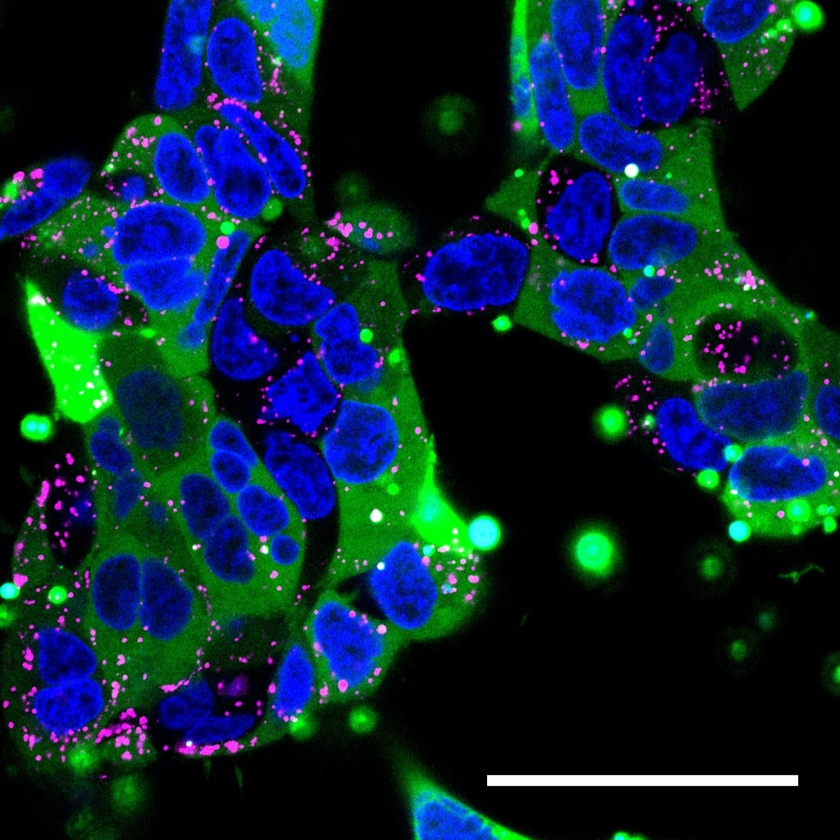
%> input picture clase14/celulas.jpg, 840 x 840 px, shrunk from 1440 x 1440 before the run
$ octave ejercicioClase.m   (GNU Octave 9; MATLAB toolbox functions it lacks are replaced by stand-ins)
%> lines starting %> are read from the running program, lines starting %| are printed output that depends on the picture
close all
clear
clc

im = imread("celulas.jpg");
%> im is the input picture: size 840x840x3 uint8; mean R, G, B 10.1, 37.3, 51.1
    figure,imshow(im);

hsv = rgb2hsv(im);
%> hsv: size 840x840x3 double; mean H, S, V 0.342, 0.606, 0.282
      figure,imshow(hsv);

H = hsv(:,:,1);
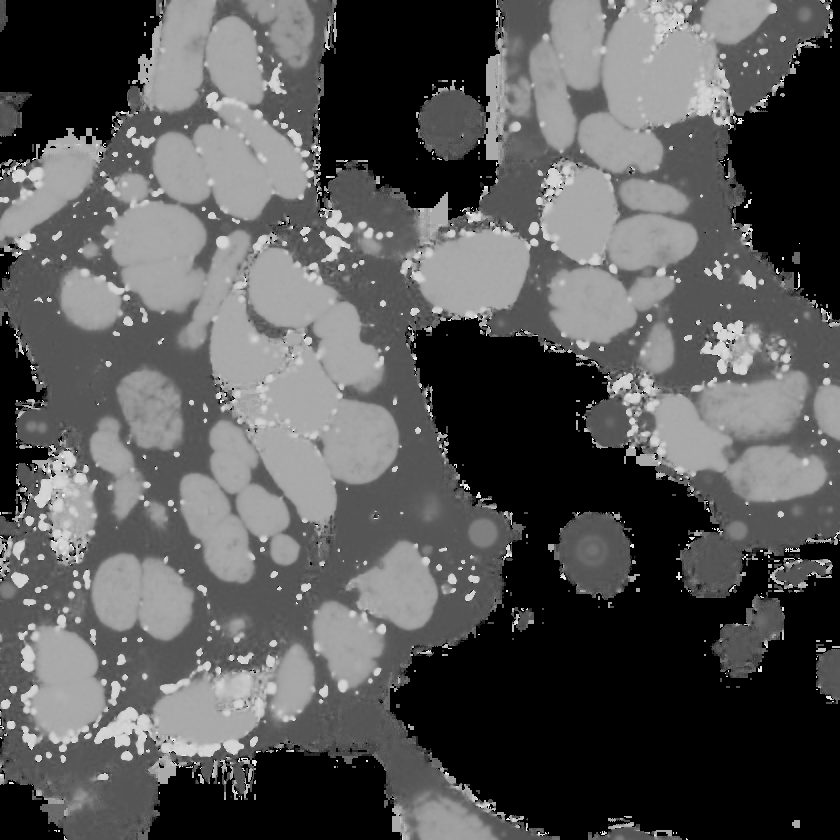
%> H: size 840x840 double; min 0, max 0.983, mean 0.342
S = hsv(:,:,2);
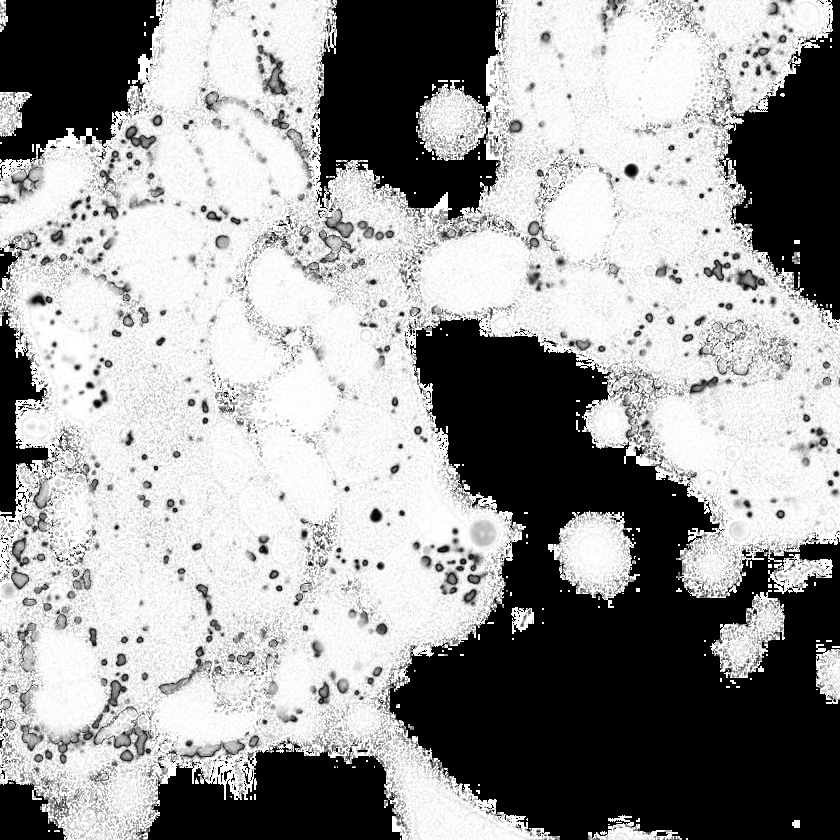
%> S: size 840x840 double; min 0, max 1, mean 0.606
V = hsv(:,:,3);
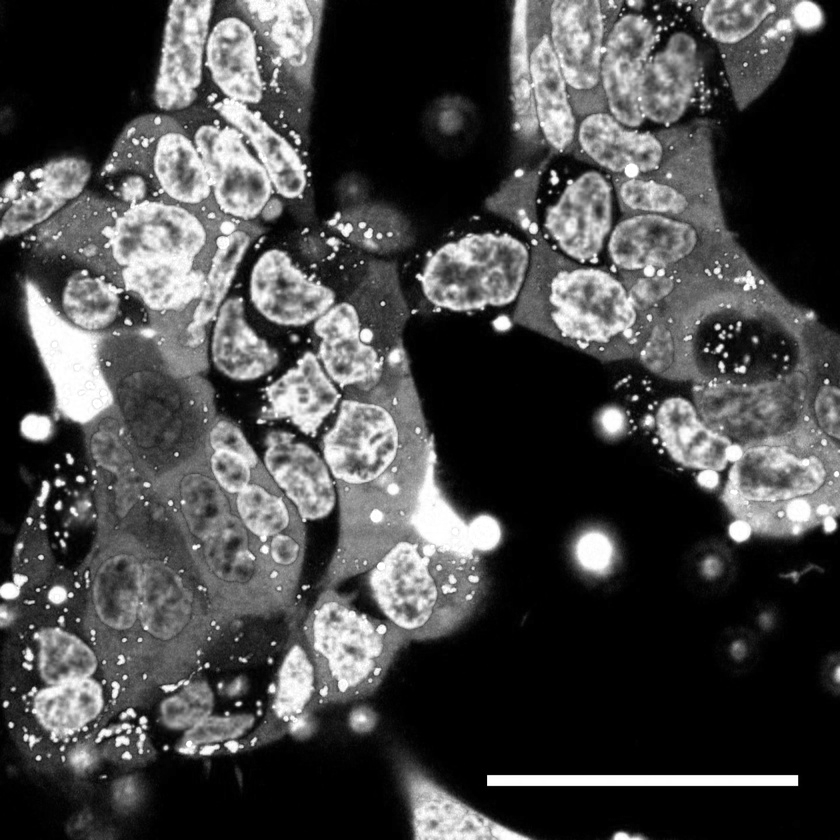
%> V: size 840x840 double; min 0, max 1, mean 0.282

figure,subplot(1,3,1),colormap('gray'),imagesc(H);title('H');axis image;
       subplot(1,3,2),colormap('gray'),imagesc(S);title('S');axis image;
       subplot(1,3,3),colormap('gray'),imagesc(V);title('V');axis image;

seg = 0*H;
%> seg: size 840x840 double; every value is 0
seg(H >= 0.44 & H <= 0.5) = 255;
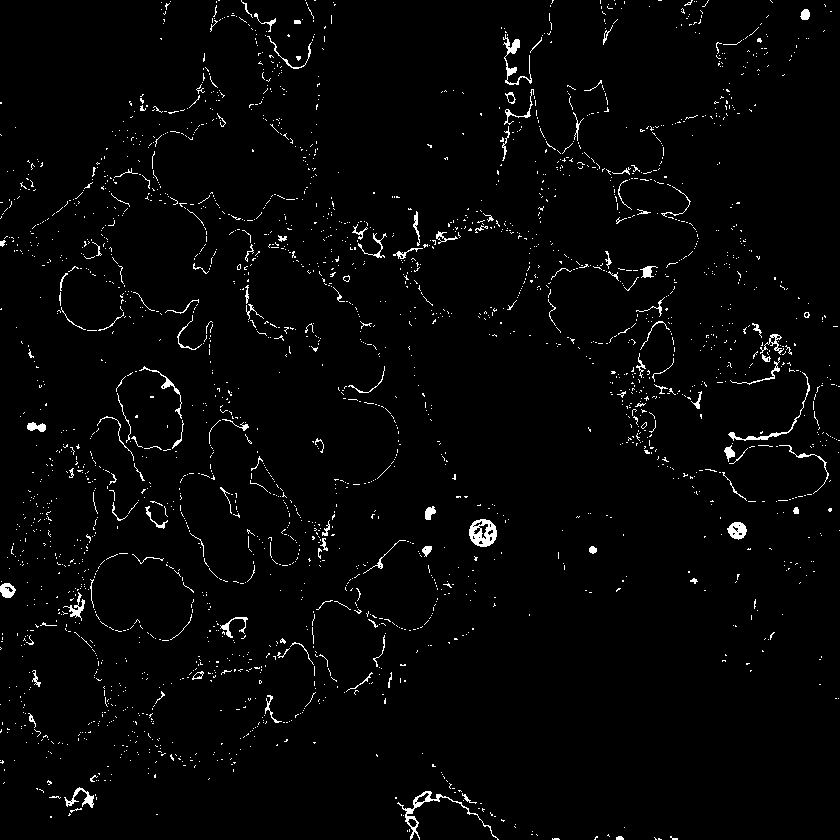
%> seg: size 840x840 double; 2.2% white in thin lines or dots

figure,colormap('gray'),imagesc(seg);title('seg');axis image;
